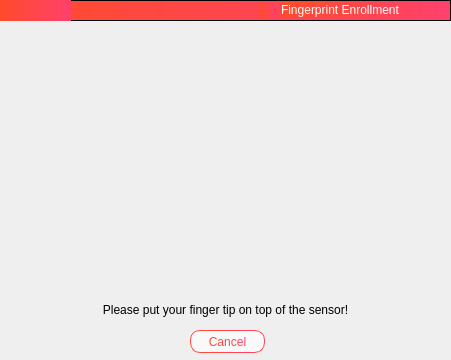
<?xml version="1.0" encoding="UTF-8"?>
<ui version="4.0">
 <class>fingerprint</class>
 <widget class="QDialog" name="fingerprint">
  <property name="geometry">
   <rect>
    <x>0</x>
    <y>0</y>
    <width>451</width>
    <height>360</height>
   </rect>
  </property>
  <property name="windowTitle">
   <string>Dialog</string>
  </property>
  <widget class="QPushButton" name="pushButton">
   <property name="geometry">
    <rect>
     <x>190</x>
     <y>330</y>
     <width>75</width>
     <height>23</height>
    </rect>
   </property>
   <property name="cursor">
    <cursorShape>PointingHandCursor</cursorShape>
   </property>
   <property name="styleSheet">
    <string notr="true">QPushButton {
    border: 1px solid qlineargradient(x1:0, y1:0, x2:1, y2:0, stop:0 #FF4B2B, stop:1 #FF416C);
    border-radius: 10px;
    padding: 5px 15px;
    background: #f9f9f9;
    color: qlineargradient(x1:0, y1:0, x2:1, y2:0, stop:0 #FF4B2B, stop:1 #FF416C);
    font-size: 12px;
}

QPushButton:hover {
    background-color: qlineargradient(x1:0, y1:0, x2:1, y2:0, stop:0 #FF416C, stop:1 #FF4B2B);
	color: white;
}

QPushButton:pressed {
    background-color: qlineargradient(x1:0, y1:0, x2:1, y2:0, stop:0 #FF4B2B, stop:1 #FF416C);
    border: 2px solid #FF416C;
    padding: 4px 14px 6px 16px;
}</string>
   </property>
   <property name="text">
    <string>Cancel</string>
   </property>
  </widget>
  <widget class="QFrame" name="frame">
   <property name="geometry">
    <rect>
     <x>0</x>
     <y>0</y>
     <width>451</width>
     <height>21</height>
    </rect>
   </property>
   <property name="styleSheet">
    <string notr="true">background-color:  qlineargradient(x1:0, y1:0, x2:1, y2:0, stop:0 #FF4B2B, stop:1 #FF416C);</string>
   </property>
   <property name="frameShape">
    <enum>QFrame::StyledPanel</enum>
   </property>
   <property name="frameShadow">
    <enum>QFrame::Raised</enum>
   </property>
   <widget class="QPushButton" name="pushButton_3">
    <property name="geometry">
     <rect>
      <x>0</x>
      <y>0</y>
      <width>71</width>
      <height>23</height>
     </rect>
    </property>
    <property name="styleSheet">
     <string notr="true">border:none;</string>
    </property>
    <property name="text">
     <string/>
    </property>
    <property name="icon">
     <iconset resource="assets.qrc">
      <normaloff>:/assets/images/logo.png</normaloff>:/assets/images/logo.png</iconset>
    </property>
    <property name="iconSize">
     <size>
      <width>64</width>
      <height>32</height>
     </size>
    </property>
   </widget>
   <widget class="QLabel" name="label_2">
    <property name="geometry">
     <rect>
      <x>281</x>
      <y>2</y>
      <width>161</width>
      <height>16</height>
     </rect>
    </property>
    <property name="styleSheet">
     <string notr="true">
color: rgb(255, 255, 255);
font: 81 10pt &quot;Open Sans ExtraBold&quot;;</string>
    </property>
    <property name="text">
     <string>Fingerprint Enrollment</string>
    </property>
   </widget>
   <widget class="QLabel" name="label_3">
    <property name="geometry">
     <rect>
      <x>260</x>
      <y>3</y>
      <width>16</width>
      <height>16</height>
     </rect>
    </property>
    <property name="text">
     <string/>
    </property>
    <property name="pixmap">
     <pixmap resource="assets.qrc">:/assets/icons/cil-ban.png</pixmap>
    </property>
   </widget>
  </widget>
  <widget class="QLabel" name="label">
   <property name="geometry">
    <rect>
     <x>0</x>
     <y>0</y>
     <width>451</width>
     <height>361</height>
    </rect>
   </property>
   <property name="styleSheet">
    <string notr="true"/>
   </property>
   <property name="text">
    <string/>
   </property>
   <property name="scaledContents">
    <bool>true</bool>
   </property>
  </widget>
  <widget class="QLabel" name="label_4">
   <property name="geometry">
    <rect>
     <x>0</x>
     <y>300</y>
     <width>451</width>
     <height>20</height>
    </rect>
   </property>
   <property name="text">
    <string>Please put your finger tip on top of the sensor!</string>
   </property>
   <property name="alignment">
    <set>Qt::AlignCenter</set>
   </property>
  </widget>
  <zorder>label</zorder>
  <zorder>pushButton</zorder>
  <zorder>frame</zorder>
  <zorder>label_4</zorder>
 </widget>
 <resources>
  <include location="assets.qrc"/>
 </resources>
 <connections/>
</ui>
